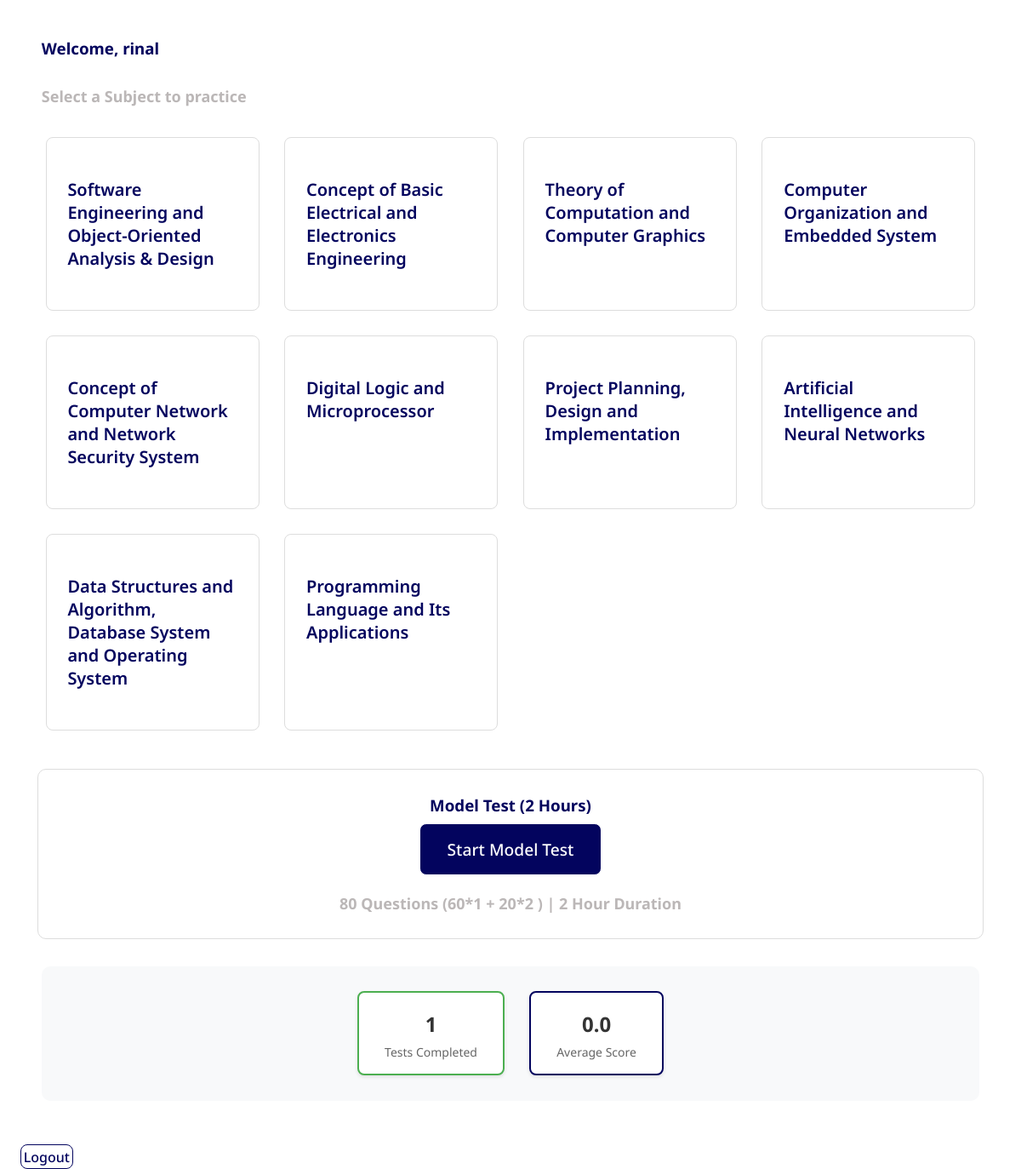
/questions/ (signed in), run on the app's committed database.
### questions/models.py (models this page shows, shortened)
class Subject(models.Model):
    name = models.CharField(max_length=200)

### questions/views.py (the view)
# urls.py: path('questions/', include('questions.urls')),
@login_required
def questions(request):
    selected_subject = None
    selected_chapter = None
    questions = []
    subject_id = request.GET.get('subject_id')
    chapter_id = request.GET.get('chapter_id')
    if subject_id:
        selected_subject = get_object_or_404(Subject, id=subject_id)
        if chapter_id:
            selected_chapter = get_object_or_404(Chapter, id=chapter_id)
            questions = Question.objects.filter(chapter=selected_chapter)
    subjects = Subject.objects.all()
    chapters = Chapter.objects.filter(subject=selected_subject) if selected_subject else []
    total_completed = ModelTestAttempt.objects.filter(user=request.user).count()
    avg_score = ModelTestAttempt.objects.filter(user=request.user).aggregate(
        avg_score=models.Avg('score')
    )['avg_score'] or 0
    return render(request, 'questions.html', {
        'username': request.user.username,
        'subjects': subjects,
        'chapters': chapters,
        'selected_subject': selected_subject,
        'selected_chapter': selected_chapter,
        'questions': questions,
        'test_started': request.session.get('test_started', False),
        'total_completed': total_completed,
        'avg_score': avg_score
    })

### templates/questions.html (shortened to what this page needs)
<!DOCTYPE html>
<html lang="en">
  <head>
    {% load static %}
    <link rel="stylesheet" href="{% static 'questions.css' %}" />
  </head>
  <body>
   <div class="main-container">
      <h3>Welcome, {{ username }}</h3>
      <br />
      <p id="instruct">Select a Subject to practice</p>
      <br />
      <div class="subject-grid">
        {% for subject in subjects %}
        <div class="subject-card">
          <a
            href="{% url 'subject_detail' subject.id %}"
            target="_blank"
            style="text-decoration: none; color: inherit;"
          >
            <h4>{{ subject.name }}</h4>
          </a>
        </div>
        {% endfor %}
      </div>
      <div class="model-test-option">
        <h3>Model Test (2 Hours)</h3>
        <a href="{% url 'model_test' %}" target="_blank">
            <button class="practice">Start Model Test</button>
        </a>
        <p>80 Questions (60*1 + 20*2 ) | 2 Hour Duration</p>
</div>
<div class="progress-header">
  <div class="test-stats">
      <span class="stat-box completed">
          <strong>{{ total_completed }}</strong>
          <span>Tests Completed</span>
      </span>
      <span class="stat-box avg-score">
          <strong>{{ avg_score|floatformat:1 }}</strong>
          <span>Average Score</span>
      </span>
  </div>
</div>
    </div>
      <a href="{% url 'logout' %}" class="logout-btn">Logout</a>
  </body>
</html>

### static/questions.css (style rules this page uses)
:root { --federal-blue: #03045eff; --honolulu-blue: #0077b6ff; --pacific-cyan: #00b4d8ff; --non-photo-blue: #90e0efff; --light-cyan: #caf0f8ff; --white: #ffffff }
p { font-size: 16px; }
* { margin: 0.3rem; padding: 0; box-sizing: border-box; font-family: "Noto Sans", serif; }
html { height: 100%; margin: 0.9rem; background-color: var(--white); height: 100vh; color: var(--federal-blue); }
p { font-weight: 700; color: #bbb7b7; font-size: 18px; }
h4 { font-weight: 600; font-size: 20px; }
.logout-btn { padding: 0.17rem; height: auto; border: 1px solid; border: 1px var(--federal-blue) solid; border-radius: 8px; font-size: 16px; color: var(--federal-blue); font-weight: 500; cursor: pointer; outline: none; text-decoration: none; }
.main-container { min-height: 100vh; padding: 20px; }
.subject-grid { display: grid; grid-template-columns: repeat(auto-fit, minmax(250px, 1fr)); gap: 20px; margin-bottom: 40px; }
.subject-card { border: 1px solid #ddd; border-radius: 8px; padding: 20px; cursor: pointer; transition: transform 0.2s, box-shadow 0.2s; }
.practice { margin-bottom: 1rem; padding: 0.5rem; border: 1px solid; background: var(--federal-blue); border-radius: 8px; font-size: 16px; color: var(--white); font-weight: 500; cursor: pointer; outline: none; text-align: center; }
.model-test-option { margin: 2rem 0; padding: 1.5rem; border: 1px #ddd solid; border-radius: 10px; text-align: center; }
.model-test-option button { font-size: 1.2rem; padding: 1rem 2rem; }
.progress-header { padding: 20px; background: #f8f9fa; margin-bottom: 30px; border-radius: 10px; }
.test-stats { display: flex; gap: 20px; justify-content: center; }
.stat-box { padding: 15px 25px; border-radius: 8px; text-align: center; background: white; box-shadow: 0 2px 4px rgba(0, 0, 0, 0.1); }
.stat-box.completed { border: 2px solid #4CAF50; }
.stat-box.avg-score { border: 2px var(--federal-blue) solid; }
.stat-box strong { display: block; font-size: 24px; color: #333; }
.stat-box span { font-size: 14px; color: #666; }

### data on the page
Subject: name "Software Engineering and Object-Oriented Analysis & Design"
Subject: name "Concept of Basic Electrical and Electronics Engineering"
Subject: name "Theory of Computation and Computer Graphics"
Subject: name "Computer Organization and Embedded System"
Subject: name "Concept of Computer Network and Network Security System"
Subject: name "Digital Logic and Microprocessor"
Subject: name "Project Planning, Design and Implementation"
Subject: name "Artificial Intelligence and Neural Networks"
Subject: name "Data Structures and Algorithm, Database System and Operating System"
Subject: name "Programming Language and Its Applications"

### other printed values
{{ username }} "rinal"
{{ total_completed }} "1"
{{ avg_score|floatformat:1 }} "0.0"
